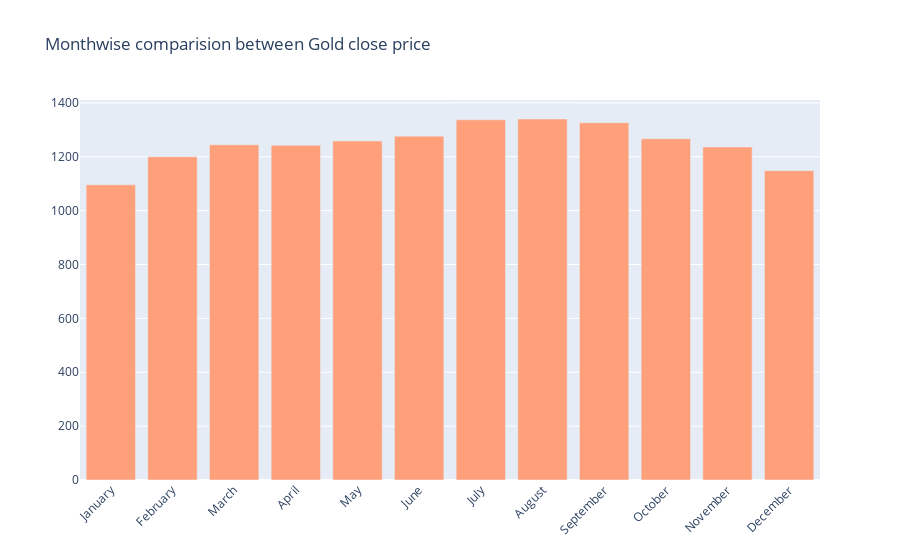

Write notebook code for a chart like this one.
### Code cell
fig = go.Figure()

fig.add_trace(go.Bar(
    x=monthvise.index,
    y=monthvise['Close'],
    name='Gold Close Price',
    marker_color='lightsalmon'
))

fig.update_layout(barmode='group', xaxis_tickangle=-45, 
                  title='Monthwise comparision between Gold close price')
fig.show()

### Figure 1 — Plotly figure (JSON) as saved in the notebook; plotly's stock layout.template omitted (floating-point values rounded to 4 significant figures)
{"data": [{"marker": {"color": "lightsalmon"}, "name": "Gold Close Price", "type": "bar", "x": ["January", "February", "March", "April", "May", "June", "July", "August", "September", "October", "November", "December"], "y": [1096.0, 1200.0, 1244.0, 1242.0, 1259.0, 1276.0, 1337.0, 1340.0, 1326.0, 1267.0, 1236.0, 1148.0]}], "layout": {"barmode": "group", "title": {"text": "Monthwise comparision between Gold close price"}, "xaxis": {"tickangle": -45}}}
